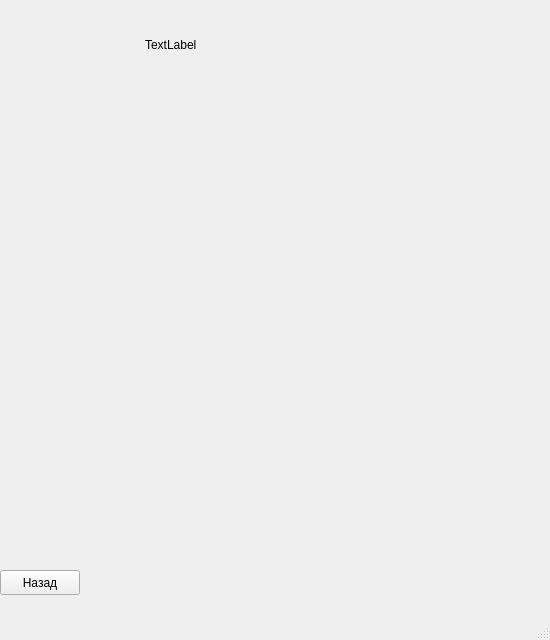
<?xml version="1.0" encoding="UTF-8"?>
<ui version="4.0">
 <class>MainWindow</class>
 <widget class="QMainWindow" name="MainWindow">
  <property name="geometry">
   <rect>
    <x>0</x>
    <y>0</y>
    <width>550</width>
    <height>640</height>
   </rect>
  </property>
  <property name="windowTitle">
   <string>MainWindow</string>
  </property>
  <widget class="QWidget" name="centralwidget">
   <widget class="QLabel" name="label_photo">
    <property name="geometry">
     <rect>
      <x>25</x>
      <y>70</y>
      <width>500</width>
      <height>220</height>
     </rect>
    </property>
    <property name="autoFillBackground">
     <bool>true</bool>
    </property>
    <property name="text">
     <string/>
    </property>
   </widget>
   <widget class="QLabel" name="label_main">
    <property name="geometry">
     <rect>
      <x>145</x>
      <y>20</y>
      <width>260</width>
      <height>50</height>
     </rect>
    </property>
    <property name="text">
     <string>TextLabel</string>
    </property>
   </widget>
   <widget class="QLabel" name="label_description">
    <property name="geometry">
     <rect>
      <x>25</x>
      <y>300</y>
      <width>500</width>
      <height>251</height>
     </rect>
    </property>
    <property name="text">
     <string/>
    </property>
    <property name="alignment">
     <set>Qt::AlignLeading|Qt::AlignLeft|Qt::AlignTop</set>
    </property>
    <property name="wordWrap">
     <bool>true</bool>
    </property>
   </widget>
   <widget class="QPushButton" name="btn_back">
    <property name="geometry">
     <rect>
      <x>0</x>
      <y>570</y>
      <width>80</width>
      <height>25</height>
     </rect>
    </property>
    <property name="text">
     <string>Назад</string>
    </property>
   </widget>
  </widget>
  <widget class="QMenuBar" name="menubar">
   <property name="geometry">
    <rect>
     <x>0</x>
     <y>0</y>
     <width>550</width>
     <height>21</height>
    </rect>
   </property>
  </widget>
  <widget class="QStatusBar" name="statusbar"/>
 </widget>
 <resources/>
 <connections/>
</ui>
